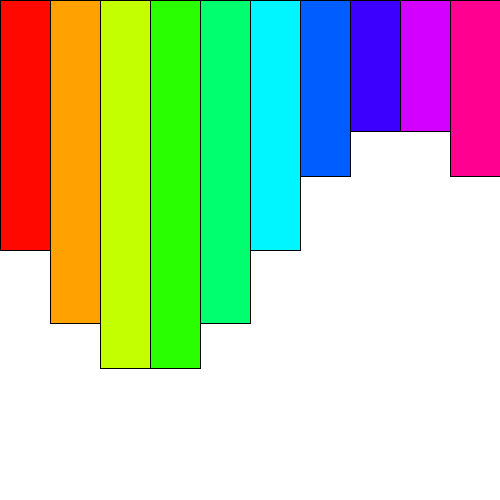
Frame 1 (no input)
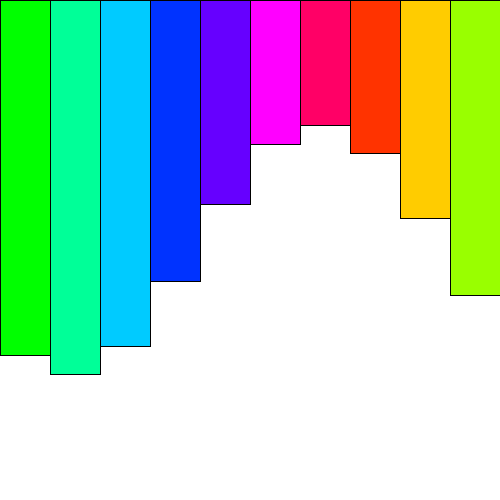
Frame 60 (the mouse pressed at the canvas centre just before this capture)
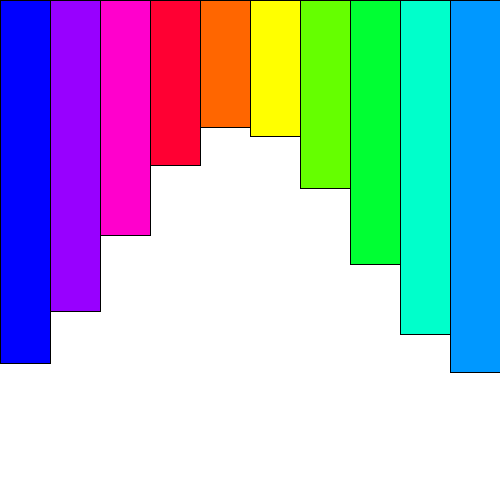
Frame 120 (the mouse held since frame 60 and released just before this capture)

The Processing sketch that drew these frames (run headless with seeded random() and noise(); from frame 60 on, the mouse is pressed at the canvas centre):

// Processing sketch: sketch_1_0_2_rainbow_sin_wave
// ── sketch_1_0_2_rainbow_sin_wave.pde
void setup(){
  size(500, 500);
  colorMode(HSB, 360, 100, 100);
}

void draw(){
  background(360);
  float off = frameCount/60;//because frameCount is int
  float colOff = frameCount*2;
  for(int i = 0; i < 10; i++){
    float col = map(i, 0, 10, 0, 360);
    fill((colOff+col)%360, 100, 100);//hue, saturation, brightness
    float x = map(i, 0, 10, 0, width);
    float phase = map(i, 0, 10, 0, TWO_PI);
    float hei = sin(phase+off)*height/4+height/2;//height of rectangle
    rect(x, 0, width/10, hei);
  }
}
